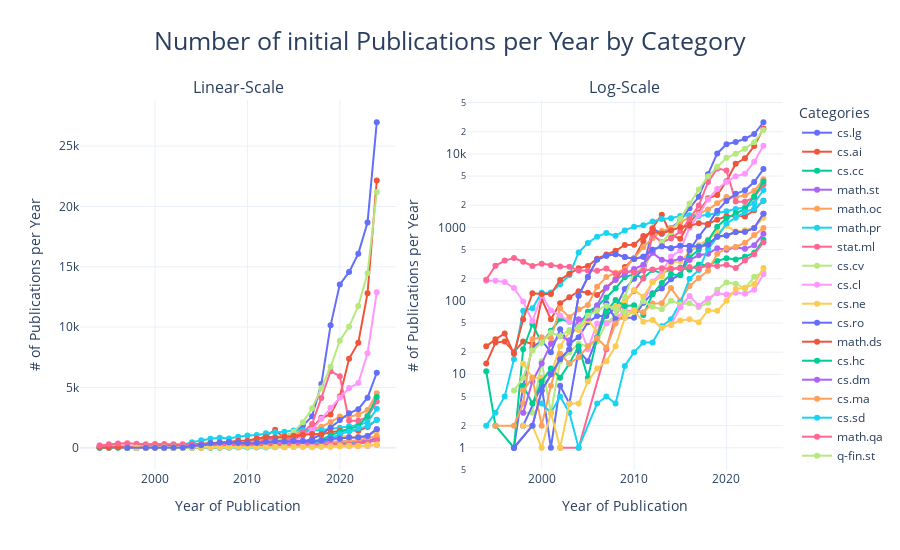
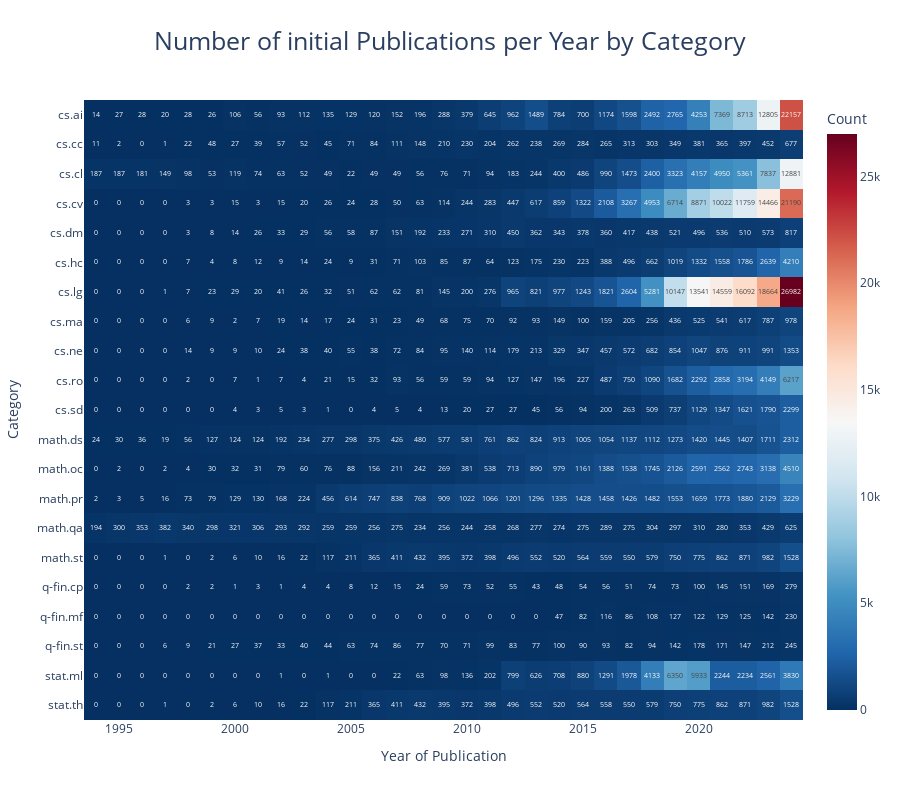

Notebook source saved alongside these figures, in order:
### Code cell
visualize_publications_by_category(df_initial, "initial")

### Figure 1 — Plotly figure (JSON) as saved in the notebook; plotly's stock layout.template omitted (floating-point values rounded to 4 significant figures)
{"data": [{"line": {"color": "#636EFA"}, "mode": "lines+markers", "name": "cs.lg", "type": "scatter", "x": [1997, 1998, 1999, 2000, 2001, 2002, 2003, 2004, 2005, 2006, 2007, 2008, 2009, 2010, 2011, 2012, 2013, 2014, 2015, 2016, 2017, 2018, 2019, 2020, 2021, 2022, 2023, 2024], "xaxis": "x", "y": [1, 7, 23, 29, 20, 41, 26, 32, 51, 62, 62, 81, 145, 200, 276, 965, 821, 977, 1243, 1821, 2604, 5281, 10147, 13541, 14559, 16092, 18664, 26982], "yaxis": "y"}, {"line": {"color": "#636EFA"}, "mode": "lines+markers", "name": "cs.lg", "showlegend": false, "type": "scatter", "x": [1997, 1998, 1999, 2000, 2001, 2002, 2003, 2004, 2005, 2006, 2007, 2008, 2009, 2010, 2011, 2012, 2013, 2014, 2015, 2016, 2017, 2018, 2019, 2020, 2021, 2022, 2023, 2024], "xaxis": "x2", "y": [1, 7, 23, 29, 20, 41, 26, 32, 51, 62, 62, 81, 145, 200, 276, 965, 821, 977, 1243, 1821, 2604, 5281, 10147, 13541, 14559, 16092, 18664, 26982], "yaxis": "y2"}, {"line": {"color": "#EF553B"}, "mode": "lines+markers", "name": "cs.ai", "type": "scatter", "x": [1994, 1995, 1996, 1997, 1998, 1999, 2000, 2001, 2002, 2003, 2004, 2005, 2006, 2007, 2008, 2009, 2010, 2011, 2012, 2013, 2014, 2015, 2016, 2017, 2018, 2019, 2020, 2021, 2022, 2023, 2024], "xaxis": "x", "y": [14, 27, 28, 20, 28, 26, 106, 56, 93, 112, 135, 129, 120, 152, 196, 288, 379, 645, 962, 1489, 784, 700, 1174, 1598, 2492, 2765, 4253, 7369, 8713, 12805, 22157], "yaxis": "y"}, {"line": {"color": "#EF553B"}, "mode": "lines+markers", "name": "cs.ai", "showlegend": false, "type": "scatter", "x": [1994, 1995, 1996, 1997, 1998, 1999, 2000, 2001, 2002, 2003, 2004, 2005, 2006, 2007, 2008, 2009, 2010, 2011, 2012, 2013, 2014, 2015, 2016, 2017, 2018, 2019, 2020, 2021, 2022, 2023, 2024], "xaxis": "x2", "y": [14, 27, 28, 20, 28, 26, 106, 56, 93, 112, 135, 129, 120, 152, 196, 288, 379, 645, 962, 1489, 784, 700, 1174, 1598, 2492, 2765, 4253, 7369, 8713, 12805, 22157], "yaxis": "y2"}, {"line": {"color": "#00CC96"}, "mode": "lines+markers", "name": "cs.cc", "type": "scatter", "x": [1994, 1995, 1997, 1998, 1999, 2000, 2001, 2002, 2003, 2004, 2005, 2006, 2007, 2008, 2009, 2010, 2011, 2012, 2013, 2014, 2015, 2016, 2017, 2018, 2019, 2020, 2021, 2022, 2023, 2024], "xaxis": "x", "y": [11, 2, 1, 22, 48, 27, 39, 57, 52, 45, 71, 84, 111, 148, 210, 230, 204, 262, 238, 269, 284, 265, 313, 303, 349, 381, 365, 397, 452, 677], "yaxis": "y"}, {"line": {"color": "#00CC96"}, "mode": "lines+markers", "name": "cs.cc", "showlegend": false, "type": "scatter", "x": [1994, 1995, 1997, 1998, 1999, 2000, 2001, 2002, 2003, 2004, 2005, 2006, 2007, 2008, 2009, 2010, 2011, 2012, 2013, 2014, 2015, 2016, 2017, 2018, 2019, 2020, 2021, 2022, 2023, 2024], "xaxis": "x2", "y": [11, 2, 1, 22, 48, 27, 39, 57, 52, 45, 71, 84, 111, 148, 210, 230, 204, 262, 238, 269, 284, 265, 313, 303, 349, 381, 365, 397, 452, 677], "yaxis": "y2"}, {"line": {"color": "#AB63FA"}, "mode": "lines+markers", "name": "math.st", "type": "scatter", "x": [1997, 1999, 2000, 2001, 2002, 2003, 2004, 2005, 2006, 2007, 2008, 2009, 2010, 2011, 2012, 2013, 2014, 2015, 2016, 2017, 2018, 2019, 2020, 2021, 2022, 2023, 2024], "xaxis": "x", "y": [1, 2, 6, 10, 16, 22, 117, 211, 365, 411, 432, 395, 372, 398, 496, 552, 520, 564, 559, 550, 579, 750, 775, 862, 871, 982, 1528], "yaxis": "y"}, {"line": {"color": "#AB63FA"}, "mode": "lines+markers", "name": "math.st", "showlegend": false, "type": "scatter", "x": [1997, 1999, 2000, 2001, 2002, 2003, 2004, 2005, 2006, 2007, 2008, 2009, 2010, 2011, 2012, 2013, 2014, 2015, 2016, 2017, 2018, 2019, 2020, 2021, 2022, 2023, 2024], "xaxis": "x2", "y": [1, 2, 6, 10, 16, 22, 117, 211, 365, 411, 432, 395, 372, 398, 496, 552, 520, 564, 559, 550, 579, 750, 775, 862, 871, 982, 1528], "yaxis": "y2"}, {"line": {"color": "#FFA15A"}, "mode": "lines+markers", "name": "math.oc", "type": "scatter", "x": [1995, 1997, 1998, 1999, 2000, 2001, 2002, 2003, 2004, 2005, 2006, 2007, 2008, 2009, 2010, 2011, 2012, 2013, 2014, 2015, 2016, 2017, 2018, 2019, 2020, 2021, 2022, 2023, 2024], "xaxis": "x", "y": [2, 2, 4, 30, 32, 31, 79, 60, 76, 88, 156, 211, 242, 269, 381, 538, 713, 890, 979, 1161, 1388, 1538, 1745, 2126, 2591, 2562, 2743, 3138, 4510], "yaxis": "y"}, {"line": {"color": "#FFA15A"}, "mode": "lines+markers", "name": "math.oc", "showlegend": false, "type": "scatter", "x": [1995, 1997, 1998, 1999, 2000, 2001, 2002, 2003, 2004, 2005, 2006, 2007, 2008, 2009, 2010, 2011, 2012, 2013, 2014, 2015, 2016, 2017, 2018, 2019, 2020, 2021, 2022, 2023, 2024], "xaxis": "x2", "y": [2, 2, 4, 30, 32, 31, 79, 60, 76, 88, 156, 211, 242, 269, 381, 538, 713, 890, 979, 1161, 1388, 1538, 1745, 2126, 2591, 2562, 2743, 3138, 4510], "yaxis": "y2"}, {"line": {"color": "#19D3F3"}, "mode": "lines+markers", "name": "math.pr", "type": "scatter", "x": [1994, 1995, 1996, 1997, 1998, 1999, 2000, 2001, 2002, 2003, 2004, 2005, 2006, 2007, 2008, 2009, 2010, 2011, 2012, 2013, 2014, 2015, 2016, 2017, 2018, 2019, 2020, 2021, 2022, 2023, 2024], "xaxis": "x", "y": [2, 3, 5, 16, 73, 79, 129, 130, 168, 224, 456, 614, 747, 838, 768, 909, 1022, 1066, 1201, 1296, 1335, 1428, 1458, 1426, 1482, 1553, 1659, 1773, 1880, 2129, 3229], "yaxis": "y"}, {"line": {"color": "#19D3F3"}, "mode": "lines+markers", "name": "math.pr", "showlegend": false, "type": "scatter", "x": [1994, 1995, 1996, 1997, 1998, 1999, 2000, 2001, 2002, 2003, 2004, 2005, 2006, 2007, 2008, 2009, 2010, 2011, 2012, 2013, 2014, 2015, 2016, 2017, 2018, 2019, 2020, 2021, 2022, 2023, 2024], "xaxis": "x2", "y": [2, 3, 5, 16, 73, 79, 129, 130, 168, 224, 456, 614, 747, 838, 768, 909, 1022, 1066, 1201, 1296, 1335, 1428, 1458, 1426, 1482, 1553, 1659, 1773, 1880, 2129, 3229], "yaxis": "y2"}, {"line": {"color": "#FF6692"}, "mode": "lines+markers", "name": "stat.ml", "type": "scatter", "x": [2002, 2004, 2007, 2008, 2009, 2010, 2011, 2012, 2013, 2014, 2015, 2016, 2017, 2018, 2019, 2020, 2021, 2022, 2023, 2024], "xaxis": "x", "y": [1, 1, 22, 63, 98, 136, 202, 799, 626, 708, 880, 1291, 1978, 4133, 6350, 5933, 2244, 2234, 2561, 3830], "yaxis": "y"}, {"line": {"color": "#FF6692"}, "mode": "lines+markers", "name": "stat.ml", "showlegend": false, "type": "scatter", "x": [2002, 2004, 2007, 2008, 2009, 2010, 2011, 2012, 2013, 2014, 2015, 2016, 2017, 2018, 2019, 2020, 2021, 2022, 2023, 2024], "xaxis": "x2", "y": [1, 1, 22, 63, 98, 136, 202, 799, 626, 708, 880, 1291, 1978, 4133, 6350, 5933, 2244, 2234, 2561, 3830], "yaxis": "y2"}, {"line": {"color": "#B6E880"}, "mode": "lines+markers", "name": "cs.cv", "type": "scatter", "x": [1998, 1999, 2000, 2001, 2002, 2003, 2004, 2005, 2006, 2007, 2008, 2009, 2010, 2011, 2012, 2013, 2014, 2015, 2016, 2017, 2018, 2019, 2020, 2021, 2022, 2023, 2024], "xaxis": "x", "y": [3, 3, 15, 3, 15, 20, 26, 24, 28, 50, 63, 114, 244, 283, 447, 617, 859, 1322, 2108, 3267, 4953, 6714, 8871, 10022, 11759, 14466, 21190], "yaxis": "y"}, {"line": {"color": "#B6E880"}, "mode": "lines+markers", "name": "cs.cv", "showlegend": false, "type": "scatter", "x": [1998, 1999, 2000, 2001, 2002, 2003, 2004, 2005, 2006, 2007, 2008, 2009, 2010, 2011, 2012, 2013, 2014, 2015, 2016, 2017, 2018, 2019, 2020, 2021, 2022, 2023, 2024], "xaxis": "x2", "y": [3, 3, 15, 3, 15, 20, 26, 24, 28, 50, 63, 114, 244, 283, 447, 617, 859, 1322, 2108, 3267, 4953, 6714, 8871, 10022, 11759, 14466, 21190], "yaxis": "y2"}, {"line": {"color": "#FF97FF"}, "mode": "lines+markers", "name": "cs.cl", "type": "scatter", "x": [1994, 1995, 1996, 1997, 1998, 1999, 2000, 2001, 2002, 2003, 2004, 2005, 2006, 2007, 2008, 2009, 2010, 2011, 2012, 2013, 2014, 2015, 2016, 2017, 2018, 2019, 2020, 2021, 2022, 2023, 2024], "xaxis": "x", "y": [187, 187, 181, 149, 98, 53, 119, 74, 63, 52, 49, 22, 49, 49, 56, 76, 71, 94, 183, 244, 400, 486, 990, 1473, 2400, 3323, 4157, 4950, 5361, 7837, 12881], "yaxis": "y"}, {"line": {"color": "#FF97FF"}, "mode": "lines+markers", "name": "cs.cl", "showlegend": false, "type": "scatter", "x": [1994, 1995, 1996, 1997, 1998, 1999, 2000, 2001, 2002, 2003, 2004, 2005, 2006, 2007, 2008, 2009, 2010, 2011, 2012, 2013, 2014, 2015, 2016, 2017, 2018, 2019, 2020, 2021, 2022, 2023, 2024], "xaxis": "x2", "y": [187, 187, 181, 149, 98, 53, 119, 74, 63, 52, 49, 22, 49, 49, 56, 76, 71, 94, 183, 244, 400, 486, 990, 1473, 2400, 3323, 4157, 4950, 5361, 7837, 12881], "yaxis": "y2"}, {"line": {"color": "#FECB52"}, "mode": "lines+markers", "name": "cs.ne", "type": "scatter", "x": [1998, 1999, 2000, 2001, 2002, 2003, 2004, 2005, 2006, 2007, 2008, 2009, 2010, 2011, 2012, 2013, 2014, 2015, 2016, 2017, 2018, 2019, 2020, 2021, 2022, 2023, 2024], "xaxis": "x", "y": [14, 9, 9, 10, 24, 38, 40, 55, 38, 72, 84, 95, 140, 114, 179, 213, 329, 347, 457, 572, 682, 854, 1047, 876, 911, 991, 1353], "yaxis": "y"}, {"line": {"color": "#FECB52"}, "mode": "lines+markers", "name": "cs.ne", "showlegend": false, "type": "scatter", "x": [1998, 1999, 2000, 2001, 2002, 2003, 2004, 2005, 2006, 2007, 2008, 2009, 2010, 2011, 2012, 2013, 2014, 2015, 2016, 2017, 2018, 2019, 2020, 2021, 2022, 2023, 2024], "xaxis": "x2", "y": [14, 9, 9, 10, 24, 38, 40, 55, 38, 72, 84, 95, 140, 114, 179, 213, 329, 347, 457, 572, 682, 854, 1047, 876, 911, 991, 1353], "yaxis": "y2"}, {"line": {"color": "#636EFA"}, "mode": "lines+markers", "name": "cs.ro", "type": "scatter", "x": [1998, 2000, 2001, 2002, 2003, 2004, 2005, 2006, 2007, 2008, 2009, 2010, 2011, 2012, 2013, 2014, 2015, 2016, 2017, 2018, 2019, 2020, 2021, 2022, 2023, 2024], "xaxis": "x", "y": [2, 7, 1, 7, 4, 21, 15, 32, 93, 56, 59, 59, 94, 127, 147, 196, 227, 487, 750, 1090, 1682, 2292, 2858, 3194, 4149, 6217], "yaxis": "y"}, {"line": {"color": "#636EFA"}, "mode": "lines+markers", "name": "cs.ro", "showlegend": false, "type": "scatter", "x": [1998, 2000, 2001, 2002, 2003, 2004, 2005, 2006, 2007, 2008, 2009, 2010, 2011, 2012, 2013, 2014, 2015, 2016, 2017, 2018, 2019, 2020, 2021, 2022, 2023, 2024], "xaxis": "x2", "y": [2, 7, 1, 7, 4, 21, 15, 32, 93, 56, 59, 59, 94, 127, 147, 196, 227, 487, 750, 1090, 1682, 2292, 2858, 3194, 4149, 6217], "yaxis": "y2"}, {"line": {"color": "#EF553B"}, "mode": "lines+markers", "name": "math.ds", "type": "scatter", "x": [1994, 1995, 1996, 1997, 1998, 1999, 2000, 2001, 2002, 2003, 2004, 2005, 2006, 2007, 2008, 2009, 2010, 2011, 2012, 2013, 2014, 2015, 2016, 2017, 2018, 2019, 2020, 2021, 2022, 2023, 2024], "xaxis": "x", "y": [24, 30, 36, 19, 56, 127, 124, 124, 192, 234, 277, 298, 375, 426, 480, 577, 581, 761, 862, 824, 913, 1005, 1054, 1137, 1112, 1273, 1420, 1445, 1407, 1711, 2312], "yaxis": "y"}, {"line": {"color": "#EF553B"}, "mode": "lines+markers", "name": "math.ds", "showlegend": false, "type": "scatter", "x": [1994, 1995, 1996, 1997, 1998, 1999, 2000, 2001, 2002, 2003, 2004, 2005, 2006, 2007, 2008, 2009, 2010, 2011, 2012, 2013, 2014, 2015, 2016, 2017, 2018, 2019, 2020, 2021, 2022, 2023, 2024], "xaxis": "x2", "y": [24, 30, 36, 19, 56, 127, 124, 124, 192, 234, 277, 298, 375, 426, 480, 577, 581, 761, 862, 824, 913, 1005, 1054, 1137, 1112, 1273, 1420, 1445, 1407, 1711, 2312], "yaxis": "y2"}, {"line": {"color": "#00CC96"}, "mode": "lines+markers", "name": "cs.hc", "type": "scatter", "x": [1998, 1999, 2000, 2001, 2002, 2003, 2004, 2005, 2006, 2007, 2008, 2009, 2010, 2011, 2012, 2013, 2014, 2015, 2016, 2017, 2018, 2019, 2020, 2021, 2022, 2023, 2024], "xaxis": "x", "y": [7, 4, 8, 12, 9, 14, 24, 9, 31, 71, 103, 85, 87, 64, 123, 175, 230, 223, 388, 496, 662, 1019, 1332, 1558, 1786, 2639, 4210], "yaxis": "y"}, {"line": {"color": "#00CC96"}, "mode": "lines+markers", "name": "cs.hc", "showlegend": false, "type": "scatter", "x": [1998, 1999, 2000, 2001, 2002, 2003, 2004, 2005, 2006, 2007, 2008, 2009, 2010, 2011, 2012, 2013, 2014, 2015, 2016, 2017, 2018, 2019, 2020, 2021, 2022, 2023, 2024], "xaxis": "x2", "y": [7, 4, 8, 12, 9, 14, 24, 9, 31, 71, 103, 85, 87, 64, 123, 175, 230, 223, 388, 496, 662, 1019, 1332, 1558, 1786, 2639, 4210], "yaxis": "y2"}, {"line": {"color": "#AB63FA"}, "mode": "lines+markers", "name": "cs.dm", "type": "scatter", "x": [1998, 1999, 2000, 2001, 2002, 2003, 2004, 2005, 2006, 2007, 2008, 2009, 2010, 2011, 2012, 2013, 2014, 2015, 2016, 2017, 2018, 2019, 2020, 2021, 2022, 2023, 2024], "xaxis": "x", "y": [3, 8, 14, 26, 33, 29, 56, 58, 87, 151, 192, 233, 271, 310, 450, 362, 343, 378, 360, 417, 438, 521, 496, 536, 510, 573, 817], "yaxis": "y"}, {"line": {"color": "#AB63FA"}, "mode": "lines+markers", "name": "cs.dm", "showlegend": false, "type": "scatter", "x": [1998, 1999, 2000, 2001, 2002, 2003, 2004, 2005, 2006, 2007, 2008, 2009, 2010, 2011, 2012, 2013, 2014, 2015, 2016, 2017, 2018, 2019, 2020, 2021, 2022, 2023, 2024], "xaxis": "x2", "y": [3, 8, 14, 26, 33, 29, 56, 58, 87, 151, 192, 233, 271, 310, 450, 362, 343, 378, 360, 417, 438, 521, 496, 536, 510, 573, 817], "yaxis": "y2"}, {"line": {"color": "#FFA15A"}, "mode": "lines+markers", "name": "cs.ma", "type": "scatter", "x": [1998, 1999, 2000, 2001, 2002, 2003, 2004, 2005, 2006, 2007, 2008, 2009, 2010, 2011, 2012, 2013, 2014, 2015, 2016, 2017, 2018, 2019, 2020, 2021, 2022, 2023, 2024], "xaxis": "x", "y": [6, 9, 2, 7, 19, 14, 17, 24, 31, 23, 49, 68, 75, 70, 92, 93, 149, 100, 159, 205, 256, 436, 525, 541, 617, 787, 978], "yaxis": "y"}, {"line": {"color": "#FFA15A"}, "mode": "lines+markers", "name": "cs.ma", "showlegend": false, "type": "scatter", "x": [1998, 1999, 2000, 2001, 2002, 2003, 2004, 2005, 2006, 2007, 2008, 2009, 2010, 2011, 2012, 2013, 2014, 2015, 2016, 2017, 2018, 2019, 2020, 2021, 2022, 2023, 2024], "xaxis": "x2", "y": [6, 9, 2, 7, 19, 14, 17, 24, 31, 23, 49, 68, 75, 70, 92, 93, 149, 100, 159, 205, 256, 436, 525, 541, 617, 787, 978], "yaxis": "y2"}, {"line": {"color": "#19D3F3"}, "mode": "lines+markers", "name": "cs.sd", "type": "scatter", "x": [2000, 2001, 2002, 2003, 2004, 2006, 2007, 2008, 2009, 2010, 2011, 2012, 2013, 2014, 2015, 2016, 2017, 2018, 2019, 2020, 2021, 2022, 2023, 2024], "xaxis": "x", "y": [4, 3, 5, 3, 1, 4, 5, 4, 13, 20, 27, 27, 45, 56, 94, 200, 263, 509, 737, 1129, 1347, 1621, 1790, 2299], "yaxis": "y"}, {"line": {"color": "#19D3F3"}, "mode": "lines+markers", "name": "cs.sd", "showlegend": false, "type": "scatter", "x": [2000, 2001, 2002, 2003, 2004, 2006, 2007, 2008, 2009, 2010, 2011, 2012, 2013, 2014, 2015, 2016, 2017, 2018, 2019, 2020, 2021, 2022, 2023, 2024], "xaxis": "x2", "y": [4, 3, 5, 3, 1, 4, 5, 4, 13, 20, 27, 27, 45, 56, 94, 200, 263, 509, 737, 1129, 1347, 1621, 1790, 2299], "yaxis": "y2"}, {"line": {"color": "#FF6692"}, "mode": "lines+markers", "name": "math.qa", "type": "scatter", "x": [1994, 1995, 1996, 1997, 1998, 1999, 2000, 2001, 2002, 2003, 2004, 2005, 2006, 2007, 2008, 2009, 2010, 2011, 2012, 2013, 2014, 2015, 2016, 2017, 2018, 2019, 2020, 2021, 2022, 2023, 2024], "xaxis": "x", "y": [194, 300, 353, 382, 340, 298, 321, 306, 293, 292, 259, 259, 256, 275, 234, 256, 244, 258, 268, 277, 274, 275, 289, 275, 304, 297, 310, 280, 353, 429, 625], "yaxis": "y"}, {"line": {"color": "#FF6692"}, "mode": "lines+markers", "name": "math.qa", "showlegend": false, "type": "scatter", "x": [1994, 1995, 1996, 1997, 1998, 1999, 2000, 2001, 2002, 2003, 2004, 2005, 2006, 2007, 2008, 2009, 2010, 2011, 2012, 2013, 2014, 2015, 2016, 2017, 2018, 2019, 2020, 2021, 2022, 2023, 2024], "xaxis": "x2", "y": [194, 300, 353, 382, 340, 298, 321, 306, 293, 292, 259, 259, 256, 275, 234, 256, 244, 258, 268, 277, 274, 275, 289, 275, 304, 297, 310, 280, 353, 429, 625], "yaxis": "y2"}, {"line": {"color": "#B6E880"}, "mode": "lines+markers", "name": "q-fin.st", "type": "scatter", "x": [1997, 1998, 1999, 2000, 2001, 2002, 2003, 2004, 2005, 2006, 2007, 2008, 2009, 2010, 2011, 2012, 2013, 2014, 2015, 2016, 2017, 2018, 2019, 2020, 2021, 2022, 2023, 2024], "xaxis": "x", "y": [6, 9, 21, 27, 37, 33, 40, 44, 63, 74, 86, 77, 70, 71, 99, 83, 77, 100, 90, 93, 82, 94, 142, 178, 171, 147, 212, 245], "yaxis": "y"}, {"line": {"color": "#B6E880"}, "mode": "lines+markers", "name": "q-fin.st", "showlegend": false, "type": "scatter", "x": [1997, 1998, 1999, 2000, 2001, 2002, 2003, 2004, 2005, 2006, 2007, 2008, 2009, 2010, 2011, 2012, 2013, 2014, 2015, 2016, 2017, 2018, 2019, 2020, 2021, 2022, 2023, 2024], "xaxis": "x2", "y": [6, 9, 21, 27, 37, 33, 40, 44, 63, 74, 86, 77, 70, 71, 99, 83, 77, 100, 90, 93, 82, 94, 142, 178, 171, 147, 212, 245], "yaxis": "y2"}, {"line": {"color": "#FF97FF"}, "mode": "lines+markers", "name": "q-fin.mf", "type": "scatter", "x": [2014, 2015, 2016, 2017, 2018, 2019, 2020, 2021, 2022, 2023, 2024], "xaxis": "x", "y": [47, 82, 116, 86, 108, 127, 122, 129, 125, 142, 230], "yaxis": "y"}, {"line": {"color": "#FF97FF"}, "mode": "lines+markers", "name": "q-fin.mf", "showlegend": false, "type": "scatter", "x": [2014, 2015, 2016, 2017, 2018, 2019, 2020, 2021, 2022, 2023, 2024], "xaxis": "x2", "y": [47, 82, 116, 86, 108, 127, 122, 129, 125, 142, 230], "yaxis": "y2"}, {"line": {"color": "#FECB52"}, "mode": "lines+markers", "name": "q-fin.cp", "type": "scatter", "x": [1998, 1999, 2000, 2001, 2002, 2003, 2004, 2005, 2006, 2007, 2008, 2009, 2010, 2011, 2012, 2013, 2014, 2015, 2016, 2017, 2018, 2019, 2020, 2021, 2022, 2023, 2024], "xaxis": "x", "y": [2, 2, 1, 3, 1, 4, 4, 8, 12, 15, 24, 59, 73, 52, 55, 43, 48, 54, 56, 51, 74, 73, 100, 145, 151, 169, 279], "yaxis": "y"}, {"line": {"color": "#FECB52"}, "mode": "lines+markers", "name": "q-fin.cp", "showlegend": false, "type": "scatter", "x": [1998, 1999, 2000, 2001, 2002, 2003, 2004, 2005, 2006, 2007, 2008, 2009, 2010, 2011, 2012, 2013, 2014, 2015, 2016, 2017, 2018, 2019, 2020, 2021, 2022, 2023, 2024], "xaxis": "x2", "y": [2, 2, 1, 3, 1, 4, 4, 8, 12, 15, 24, 59, 73, 52, 55, 43, 48, 54, 56, 51, 74, 73, 100, 145, 151, 169, 279], "yaxis": "y2"}, {"line": {"color": "#636EFA"}, "mode": "lines+markers", "name": "stat.th", "type": "scatter", "x": [1997, 1999, 2000, 2001, 2002, 2003, 2004, 2005, 2006, 2007, 2008, 2009, 2010, 2011, 2012, 2013, 2014, 2015, 2016, 2017, 2018, 2019, 2020, 2021, 2022, 2023, 2024], "xaxis": "x", "y": [1, 2, 6, 10, 16, 22, 117, 211, 365, 411, 432, 395, 372, 398, 496, 552, 520, 564, 558, 550, 579, 750, 775, 862, 871, 982, 1528], "yaxis": "y"}, {"line": {"color": "#636EFA"}, "mode": "lines+markers", "name": "stat.th", "showlegend": false, "type": "scatter", "x": [1997, 1999, 2000, 2001, 2002, 2003, 2004, 2005, 2006, 2007, 2008, 2009, 2010, 2011, 2012, 2013, 2014, 2015, 2016, 2017, 2018, 2019, 2020, 2021, 2022, 2023, 2024], "xaxis": "x2", "y": [1, 2, 6, 10, 16, 22, 117, 211, 365, 411, 432, 395, 372, 398, 496, 552, 520, 564, 558, 550, 579, 750, 775, 862, 871, 982, 1528], "yaxis": "y2"}], "layout": {"annotations": [{"font": {"size": 16}, "showarrow": false, "text": "Linear-Scale", "x": 0.225, "xanchor": "center", "xref": "paper", "y": 1, "yanchor": "bottom", "yref": "paper"}, {"font": {"size": 16}, "showarrow": false, "text": "Log-Scale", "x": 0.775, "xanchor": "center", "xref": "paper", "y": 1, "yanchor": "bottom", "yref": "paper"}], "height": 550, "legend": {"title": {"text": "Categories"}}, "title": {"font": {"size": 25}, "text": "Number of initial Publications per Year by Category", "x": 0.5}, "xaxis": {"anchor": "y", "domain": [0, 0.45], "title": {"text": "Year of Publication"}}, "xaxis2": {"anchor": "y2", "domain": [0.55, 1], "title": {"text": "Year of Publication"}}, "yaxis": {"anchor": "x", "domain": [0, 1], "title": {"text": "# of Publications per Year"}}, "yaxis2": {"anchor": "x2", "domain": [0, 1], "title": {"text": "# of Publications per Year"}, "type": "log"}}}

### Figure 2 — Plotly figure (JSON) as saved in the notebook; plotly's stock layout.template omitted (floating-point values rounded to 4 significant figures; data arrays with more than 128 entries replaced by an {"elided": "..."} marker saying what was removed)
{"data": [{"colorbar": {"title": {"text": "Count"}}, "colorscale": [[0, "rgb(5,48,97)"], [0.1, "rgb(33,102,172)"], [0.2, "rgb(67,147,195)"], [0.3, "rgb(146,197,222)"], [0.4, "rgb(209,229,240)"], [0.5, "rgb(247,247,247)"], [0.6, "rgb(253,219,199)"], [0.7, "rgb(244,165,130)"], [0.8, "rgb(214,96,77)"], [0.9, "rgb(178,24,43)"], [1, "rgb(103,0,31)"]], "text": {"elided": "21x31 int values"}, "texttemplate": "%{text}", "type": "heatmap", "x": [1994, 1995, 1996, 1997, 1998, 1999, 2000, 2001, 2002, 2003, 2004, 2005, 2006, 2007, 2008, 2009, 2010, 2011, 2012, 2013, 2014, 2015, 2016, 2017, 2018, 2019, 2020, 2021, 2022, 2023, 2024], "y": ["stat.th", "stat.ml", "q-fin.st", "q-fin.mf", "q-fin.cp", "math.st", "math.qa", "math.pr", "math.oc", "math.ds", "cs.sd", "cs.ro", "cs.ne", "cs.ma", "cs.lg", "cs.hc", "cs.dm", "cs.cv", "cs.cl", "cs.cc", "cs.ai"], "z": {"elided": "21x31 float values"}}], "layout": {"height": 800, "title": {"font": {"size": 25}, "text": "Number of initial Publications per Year by Category", "x": 0.5}, "xaxis": {"title": {"text": "Year of Publication"}}, "yaxis": {"title": {"text": "Category"}}}}
